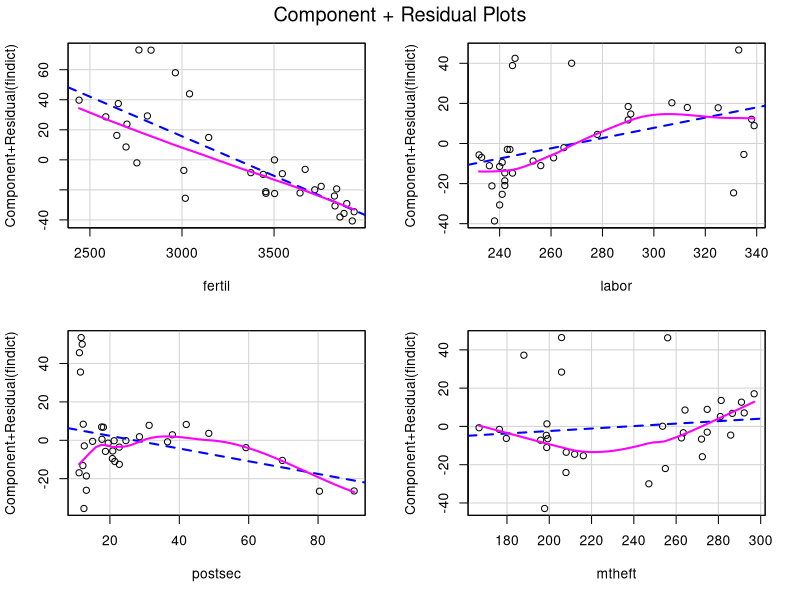
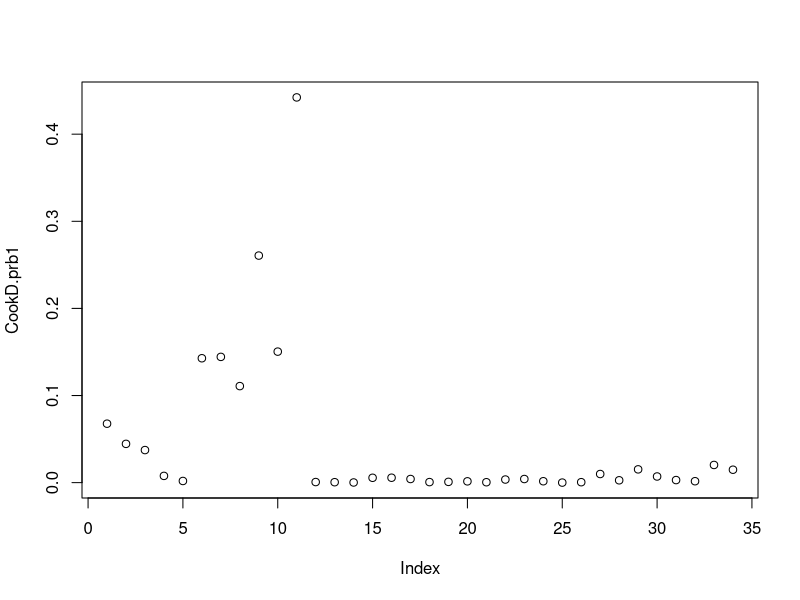

The R source for these figures, in order:
####BIOS 7060: Homework 2####
###Load Libraries###
if(!require(tidyverse)){
  install.packages("tidyverse"); library(tidyverse)}
if(!require(car)){
  install.packages("car"); library(car)}
if(!require(nlme)){
  install.packages("nlme"); library(nlme)}
if(!require(MASS)){
  install.packages("MASS"); library(MASS)}

####Problem 1####
###Data input###
##set working directory to "Hw2" folder in "BIOS 7060" directory##
#path<-"/Tulane/MPH/BIOS\ 7060/Homework/Hw 2/"
#crime data
crime.data<-read.table("HW2_data1.txt", header=T)
#convert crime.data to a dplyr tibble
crime.tibble<-as_tibble(crime.data)

###Linear Regression###
#regression model Y=female indictment rate, X=fertility rate, labor force...
#...participation rate, post secondary degree rate, male theft conviction rate
crime.lm<-lm(findict~fertil+labor+postsec+mtheft, data=crime.tibble)

###Part a)###
##Bivariate Plots##
#findict vs. fertil
fertil.ggplot<-ggplot(data=crime.tibble, aes(x=fertil, y=findict))+
  geom_point()+
  geom_smooth(method="lm")+
  labs(title="Female Indictable-Offense Conviction Rate per 100,000 vs.
       Fertility Rate per 1000")
#findict vs. labor
labor.ggplot<-ggplot(data=crime.tibble, aes(x=labor, y=findict))+
  geom_point()+
  geom_smooth(method="lm")+
  labs(title="Female Indictable-Offense Conviction Rate per 100,000 vs.
       Labor Force Participation Rate per 1000")
#findict vs. postsec
postsec.ggplot<-ggplot(data=crime.tibble, aes(x=postsec, y=findict))+
  geom_point()+
  geom_smooth(method="lm")+
  labs(title="Female Indictable-Offense Conviction Rate per 100,000 vs.
       Post Secondary Degree Rate per 1000")
#findict vs. mtheft
mtheft.ggplot<-ggplot(data=crime.tibble, aes(x=mtheft, y=findict))+
  geom_point()+
  geom_smooth(method="lm")+
  labs(title="Female Indictable-Offense Conviction Rate per 100,000 vs.
       Male Theft Conviction Rate per 1000")

###Part b)###
##Partial Residual Plots
partres.plots<-crPlots(crime.lm)

###Part c)###
##Plot of Resisduals for the model and year##
#dataframe with "Year" predictor and residuals for the model
res.tibble<-tibble(crime.res=crime.lm$residuals, year=crime.data$year)
#residual vs. year plot
res.ggplot<-ggplot(data=res.tibble, aes(x=year, y=crime.res))+
  geom_point()+
  labs(title="Model with 4 Predictors Residuals vs. Year")

###Part d)###
##Outlier analysis##
#externally studentized residuals
extres.prb1<-studres(crime.lm)

#internally studentized residuals
intres.prb1<-stdres(crime.lm)

#outlier test for the residuals (check the 5 largest residuals)
outliers.prb1<-outlierTest(crime.lm, cutoff = 5)

##Influence Analysis##
# Cook's D 
CookD.prb1 = cooks.distance(crime.lm)
plot(CookD.prb1)
#influencePlot(crime.lm)

# DFBETAS
dfbet.prb1<-dfbeta(crime.lm)

# DFFITS
dffts.prb1<-dffits(crime.lm)